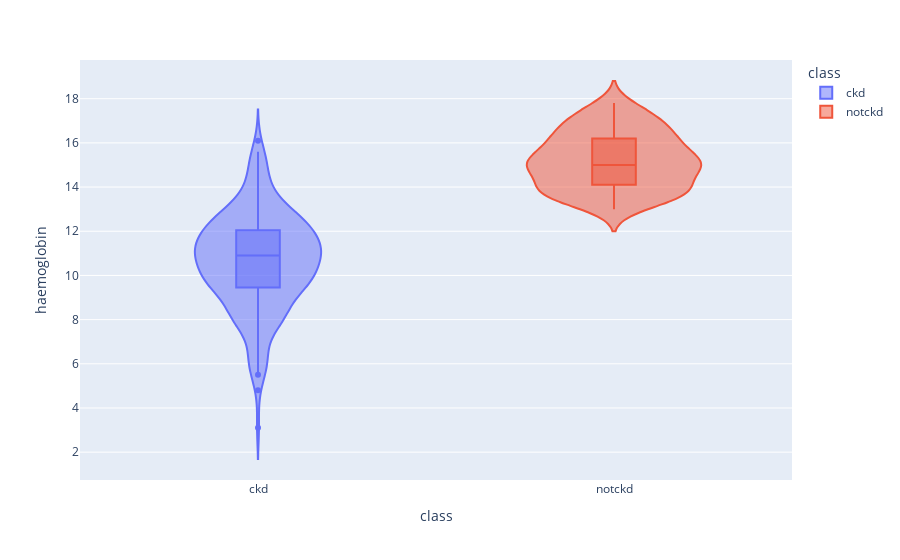

Notebook code cell kept with this figure:
### Code cell
violinPlot('haemoglobin')

### Figure 1 — Plotly figure (JSON) as saved in the notebook; plotly's stock layout.template omitted (floating-point values rounded to 4 significant figures; data arrays with more than 128 entries replaced by an {"elided": "..."} marker saying what was removed)
{"data": [{"alignmentgroup": "True", "box": {"visible": true}, "hovertemplate": "class=%{x}<br>haemoglobin=%{y}<extra></extra>", "legendgroup": "ckd", "marker": {"color": "#636efa"}, "name": "ckd", "offsetgroup": "ckd", "orientation": "v", "scalegroup": "True", "showlegend": true, "type": "violin", "x": {"elided": "250 str values"}, "x0": " ", "xaxis": "x", "y": {"elided": "250 float values"}, "y0": " ", "yaxis": "y"}, {"alignmentgroup": "True", "box": {"visible": true}, "hovertemplate": "class=%{x}<br>haemoglobin=%{y}<extra></extra>", "legendgroup": "notckd", "marker": {"color": "#EF553B"}, "name": "notckd", "offsetgroup": "notckd", "orientation": "v", "scalegroup": "True", "showlegend": true, "type": "violin", "x": {"elided": "150 str values"}, "x0": " ", "xaxis": "x", "y": {"elided": "150 float values"}, "y0": " ", "yaxis": "y"}], "layout": {"legend": {"title": {"text": "class"}, "tracegroupgap": 0}, "margin": {"t": 60}, "violinmode": "overlay", "xaxis": {"anchor": "y", "categoryarray": ["ckd", "notckd"], "categoryorder": "array", "domain": [0, 1], "title": {"text": "class"}}, "yaxis": {"anchor": "x", "domain": [0, 1], "title": {"text": "haemoglobin"}}}}
